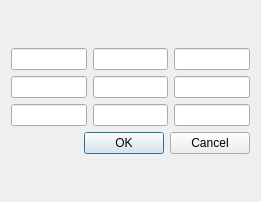
<?xml version="1.0" encoding="UTF-8"?>
<ui version="4.0">
 <class>DialogAffine</class>
 <widget class="QDialog" name="DialogAffine">
  <property name="geometry">
   <rect>
    <x>0</x>
    <y>0</y>
    <width>261</width>
    <height>202</height>
   </rect>
  </property>
  <property name="windowTitle">
   <string>Affine Transformation</string>
  </property>
  <layout class="QGridLayout" name="gridLayout">
   <item row="0" column="0">
    <layout class="QVBoxLayout" name="verticalLayout">
     <item>
      <layout class="QHBoxLayout" name="horizontalLayout">
       <item>
        <layout class="QGridLayout" name="gridLayout_3">
         <item row="0" column="1">
          <widget class="QLineEdit" name="lineEdit_2"/>
         </item>
         <item row="1" column="1">
          <widget class="QLineEdit" name="lineEdit_5"/>
         </item>
         <item row="1" column="0">
          <widget class="QLineEdit" name="lineEdit_4"/>
         </item>
         <item row="0" column="0">
          <widget class="QLineEdit" name="lineEdit"/>
         </item>
         <item row="0" column="2">
          <widget class="QLineEdit" name="lineEdit_3"/>
         </item>
         <item row="2" column="2">
          <widget class="QLineEdit" name="lineEdit_9"/>
         </item>
         <item row="1" column="2">
          <widget class="QLineEdit" name="lineEdit_6"/>
         </item>
         <item row="2" column="0">
          <widget class="QLineEdit" name="lineEdit_7"/>
         </item>
         <item row="2" column="1">
          <widget class="QLineEdit" name="lineEdit_8"/>
         </item>
        </layout>
       </item>
      </layout>
     </item>
     <item>
      <widget class="QDialogButtonBox" name="buttonBox">
       <property name="orientation">
        <enum>Qt::Horizontal</enum>
       </property>
       <property name="standardButtons">
        <set>QDialogButtonBox::Cancel|QDialogButtonBox::Ok</set>
       </property>
      </widget>
     </item>
    </layout>
   </item>
  </layout>
 </widget>
 <resources/>
 <connections>
  <connection>
   <sender>buttonBox</sender>
   <signal>accepted()</signal>
   <receiver>DialogAffine</receiver>
   <slot>accept()</slot>
   <hints>
    <hint type="sourcelabel">
     <x>248</x>
     <y>254</y>
    </hint>
    <hint type="destinationlabel">
     <x>157</x>
     <y>274</y>
    </hint>
   </hints>
  </connection>
  <connection>
   <sender>buttonBox</sender>
   <signal>rejected()</signal>
   <receiver>DialogAffine</receiver>
   <slot>reject()</slot>
   <hints>
    <hint type="sourcelabel">
     <x>316</x>
     <y>260</y>
    </hint>
    <hint type="destinationlabel">
     <x>286</x>
     <y>274</y>
    </hint>
   </hints>
  </connection>
 </connections>
</ui>
